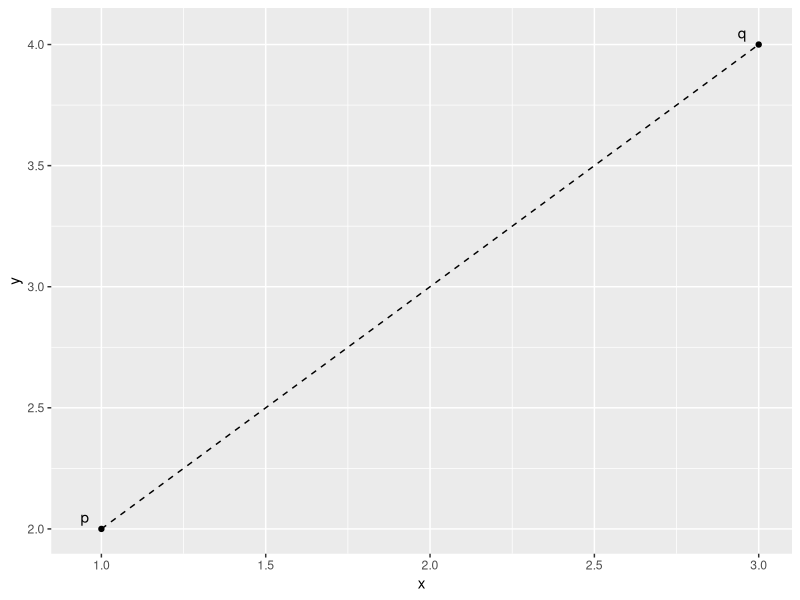

Here is the R script that generated this plot:
## ---- chunk 1
knitr::opts_chunk$set(fig.path = 'compliled_figures/', include = TRUE, 
                      echo = TRUE, warning = FALSE, message = FALSE, 
                      tidy = FALSE, width.cutoff = 80, cache = FALSE, 
                      size = "small",
                      # results = "hide",
                      fig.align = "center",
                      fig.width = 4,
                      fig.height = 2)
## ---- chunk 2
library(tidyverse)
## ---- chunk 3
pts <- data.frame(x = c(1, 3),
                  y = c(2, 4))
rownames(pts) <- c("p", "q")

ggplot(data = pts, aes(x = x, y = y, label = rownames(pts))) +
  geom_point() +
  geom_text(check_overlap = TRUE, nudge_x = -0.05, nudge_y = 0.05) +
  geom_line(linetype = "dashed")
## ---- chunk 4
ex.xyz <- read.csv("../data/Euclidian_dustance_demo_data_xyz.csv")
library(vegan)
ex.xyz.euc <- vegdist(ex.xyz[,2:4], method = "euclidian")
## ---- chunk 5
ex.env <- read.csv("../data/Euclidian_dustance_demo_data_env.csv")
ex.env.euc <- vegdist(ex.env[,2:4], method = "euclidian")

